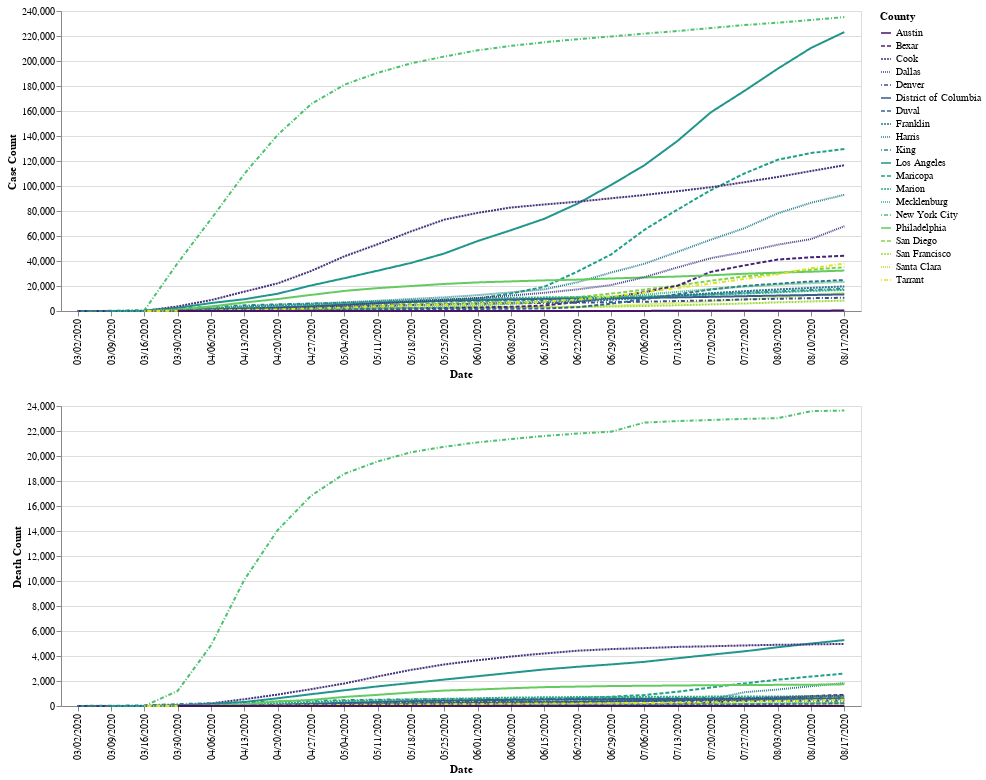

Specify this chart in Vega-Lite:
### Vega-Lite specification from a JSON file in a GitHub repository (floating-point values rounded to 4 significant figures; data arrays with more than 128 entries replaced by an {"elided": "..."} marker saying what was removed)
{"config": {"view": {"continuousWidth": 400, "continuousHeight": 300}}, "vconcat": [{"data": {"name": "data-aec54c2c04ca3af2ababa39fab3ce108"}, "mark": "line", "encoding": {"color": {"type": "nominal", "field": "County", "scale": {"scheme": "viridis"}}, "strokeDash": {"type": "nominal", "field": "County"}, "x": {"type": "ordinal", "field": "Date"}, "y": {"type": "quantitative", "field": "Case Count"}}, "height": 300, "width": 800}, {"data": {"name": "data-6e6858a1e12b489a3169cd6ba156d32b"}, "mark": "line", "encoding": {"color": {"type": "nominal", "field": "County", "scale": {"scheme": "magma"}}, "strokeDash": {"type": "nominal", "field": "County"}, "x": {"type": "ordinal", "field": "Date"}, "y": {"type": "quantitative", "field": "Death Count"}}, "height": 300, "width": 800}], "$schema": "https://vega.github.io/schema/vega-lite/v4.8.1.json", "datasets": {"data-aec54c2c04ca3af2ababa39fab3ce108": {"elided": "461 records"}, "data-6e6858a1e12b489a3169cd6ba156d32b": {"elided": "461 records"}}}
